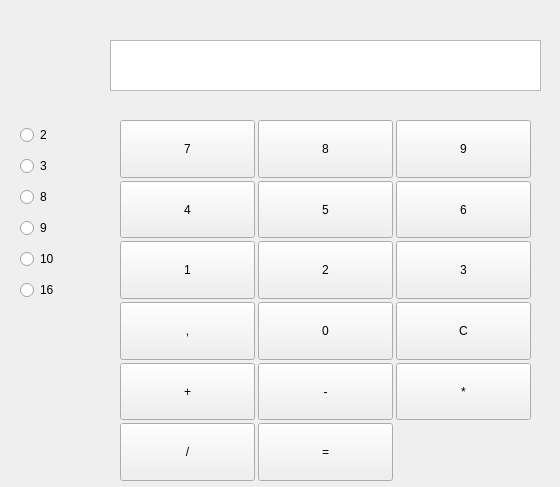
<?xml version="1.0" encoding="UTF-8"?>
<ui version="4.0">
 <class>Widget</class>
 <widget class="QWidget" name="Widget">
  <property name="geometry">
   <rect>
    <x>0</x>
    <y>0</y>
    <width>560</width>
    <height>487</height>
   </rect>
  </property>
  <property name="windowTitle">
   <string>Widget</string>
  </property>
  <property name="layoutDirection">
   <enum>Qt::LeftToRight</enum>
  </property>
  <widget class="QTextEdit" name="textEdit">
   <property name="geometry">
    <rect>
     <x>110</x>
     <y>40</y>
     <width>431</width>
     <height>51</height>
    </rect>
   </property>
  </widget>
  <widget class="QWidget" name="layoutWidget">
   <property name="geometry">
    <rect>
     <x>20</x>
     <y>120</y>
     <width>71</width>
     <height>191</height>
    </rect>
   </property>
   <layout class="QVBoxLayout" name="verticalLayout">
    <item>
     <widget class="QRadioButton" name="radioBtn_2Notation">
      <property name="cursor">
       <cursorShape>PointingHandCursor</cursorShape>
      </property>
      <property name="text">
       <string>2</string>
      </property>
     </widget>
    </item>
    <item>
     <widget class="QRadioButton" name="radioBtn_3Notation">
      <property name="cursor">
       <cursorShape>PointingHandCursor</cursorShape>
      </property>
      <property name="text">
       <string>3</string>
      </property>
     </widget>
    </item>
    <item>
     <widget class="QRadioButton" name="radioBtn_8Notation">
      <property name="cursor">
       <cursorShape>PointingHandCursor</cursorShape>
      </property>
      <property name="text">
       <string>8</string>
      </property>
     </widget>
    </item>
    <item>
     <widget class="QRadioButton" name="radioBtn_9Notation">
      <property name="cursor">
       <cursorShape>PointingHandCursor</cursorShape>
      </property>
      <property name="text">
       <string>9</string>
      </property>
     </widget>
    </item>
    <item>
     <widget class="QRadioButton" name="radioBtn_10Notation">
      <property name="palette">
       <palette>
        <active>
         <colorrole role="Highlight">
          <brush brushstyle="SolidPattern">
           <color alpha="255">
            <red>50</red>
            <green>108</green>
            <blue>91</blue>
           </color>
          </brush>
         </colorrole>
         <colorrole role="Link">
          <brush brushstyle="SolidPattern">
           <color alpha="255">
            <red>32</red>
            <green>126</green>
            <blue>98</blue>
           </color>
          </brush>
         </colorrole>
        </active>
        <inactive>
         <colorrole role="Highlight">
          <brush brushstyle="SolidPattern">
           <color alpha="255">
            <red>29</red>
            <green>84</green>
            <blue>92</blue>
           </color>
          </brush>
         </colorrole>
         <colorrole role="Link">
          <brush brushstyle="SolidPattern">
           <color alpha="255">
            <red>0</red>
            <green>122</green>
            <blue>244</blue>
           </color>
          </brush>
         </colorrole>
        </inactive>
        <disabled>
         <colorrole role="Highlight">
          <brush brushstyle="SolidPattern">
           <color alpha="255">
            <red>29</red>
            <green>84</green>
            <blue>92</blue>
           </color>
          </brush>
         </colorrole>
         <colorrole role="Link">
          <brush brushstyle="SolidPattern">
           <color alpha="255">
            <red>0</red>
            <green>122</green>
            <blue>244</blue>
           </color>
          </brush>
         </colorrole>
        </disabled>
       </palette>
      </property>
      <property name="cursor">
       <cursorShape>PointingHandCursor</cursorShape>
      </property>
      <property name="text">
       <string>10</string>
      </property>
     </widget>
    </item>
    <item>
     <widget class="QRadioButton" name="radioBtn_16Notation">
      <property name="cursor">
       <cursorShape>PointingHandCursor</cursorShape>
      </property>
      <property name="text">
       <string>16</string>
      </property>
     </widget>
    </item>
   </layout>
  </widget>
  <widget class="QWidget" name="gridLayoutWidget">
   <property name="geometry">
    <rect>
     <x>120</x>
     <y>120</y>
     <width>411</width>
     <height>361</height>
    </rect>
   </property>
   <layout class="QGridLayout" name="gridLayout">
    <property name="sizeConstraint">
     <enum>QLayout::SetDefaultConstraint</enum>
    </property>
    <property name="spacing">
     <number>3</number>
    </property>
    <item row="3" column="1">
     <widget class="QPushButton" name="pushButton_digit_2">
      <property name="sizePolicy">
       <sizepolicy hsizetype="Minimum" vsizetype="Expanding">
        <horstretch>0</horstretch>
        <verstretch>0</verstretch>
       </sizepolicy>
      </property>
      <property name="cursor">
       <cursorShape>PointingHandCursor</cursorShape>
      </property>
      <property name="text">
       <string>2</string>
      </property>
     </widget>
    </item>
    <item row="3" column="2">
     <widget class="QPushButton" name="pushButton_digit_3">
      <property name="sizePolicy">
       <sizepolicy hsizetype="Minimum" vsizetype="Expanding">
        <horstretch>0</horstretch>
        <verstretch>0</verstretch>
       </sizepolicy>
      </property>
      <property name="cursor">
       <cursorShape>PointingHandCursor</cursorShape>
      </property>
      <property name="text">
       <string>3</string>
      </property>
     </widget>
    </item>
    <item row="5" column="2">
     <widget class="QPushButton" name="pushButton_operator_multiplication">
      <property name="sizePolicy">
       <sizepolicy hsizetype="Minimum" vsizetype="Expanding">
        <horstretch>0</horstretch>
        <verstretch>0</verstretch>
       </sizepolicy>
      </property>
      <property name="cursor">
       <cursorShape>PointingHandCursor</cursorShape>
      </property>
      <property name="autoFillBackground">
       <bool>false</bool>
      </property>
      <property name="text">
       <string>*</string>
      </property>
     </widget>
    </item>
    <item row="2" column="2">
     <widget class="QPushButton" name="pushButton_digit_6">
      <property name="sizePolicy">
       <sizepolicy hsizetype="Minimum" vsizetype="Expanding">
        <horstretch>0</horstretch>
        <verstretch>0</verstretch>
       </sizepolicy>
      </property>
      <property name="cursor">
       <cursorShape>PointingHandCursor</cursorShape>
      </property>
      <property name="text">
       <string>6</string>
      </property>
     </widget>
    </item>
    <item row="5" column="1">
     <widget class="QPushButton" name="pushButton_operator_minus">
      <property name="sizePolicy">
       <sizepolicy hsizetype="Minimum" vsizetype="Expanding">
        <horstretch>0</horstretch>
        <verstretch>0</verstretch>
       </sizepolicy>
      </property>
      <property name="cursor">
       <cursorShape>PointingHandCursor</cursorShape>
      </property>
      <property name="text">
       <string>-</string>
      </property>
      <property name="flat">
       <bool>false</bool>
      </property>
     </widget>
    </item>
    <item row="2" column="0">
     <widget class="QPushButton" name="pushButton_digit_4">
      <property name="sizePolicy">
       <sizepolicy hsizetype="Minimum" vsizetype="Expanding">
        <horstretch>0</horstretch>
        <verstretch>0</verstretch>
       </sizepolicy>
      </property>
      <property name="cursor">
       <cursorShape>PointingHandCursor</cursorShape>
      </property>
      <property name="text">
       <string>4</string>
      </property>
     </widget>
    </item>
    <item row="6" column="0">
     <widget class="QPushButton" name="pushButton_operator_division">
      <property name="sizePolicy">
       <sizepolicy hsizetype="Minimum" vsizetype="Expanding">
        <horstretch>0</horstretch>
        <verstretch>0</verstretch>
       </sizepolicy>
      </property>
      <property name="cursor">
       <cursorShape>PointingHandCursor</cursorShape>
      </property>
      <property name="text">
       <string>/</string>
      </property>
     </widget>
    </item>
    <item row="3" column="0">
     <widget class="QPushButton" name="pushButton_digit_1">
      <property name="sizePolicy">
       <sizepolicy hsizetype="Minimum" vsizetype="Expanding">
        <horstretch>0</horstretch>
        <verstretch>0</verstretch>
       </sizepolicy>
      </property>
      <property name="cursor">
       <cursorShape>PointingHandCursor</cursorShape>
      </property>
      <property name="text">
       <string>1</string>
      </property>
     </widget>
    </item>
    <item row="0" column="2">
     <widget class="QPushButton" name="pushButton_digit_9">
      <property name="sizePolicy">
       <sizepolicy hsizetype="Minimum" vsizetype="Expanding">
        <horstretch>0</horstretch>
        <verstretch>0</verstretch>
       </sizepolicy>
      </property>
      <property name="cursor">
       <cursorShape>PointingHandCursor</cursorShape>
      </property>
      <property name="text">
       <string>9</string>
      </property>
     </widget>
    </item>
    <item row="2" column="1">
     <widget class="QPushButton" name="pushButton_digit_5">
      <property name="sizePolicy">
       <sizepolicy hsizetype="Minimum" vsizetype="Expanding">
        <horstretch>0</horstretch>
        <verstretch>0</verstretch>
       </sizepolicy>
      </property>
      <property name="cursor">
       <cursorShape>PointingHandCursor</cursorShape>
      </property>
      <property name="text">
       <string>5</string>
      </property>
     </widget>
    </item>
    <item row="5" column="0">
     <widget class="QPushButton" name="pushButton_operator_plus">
      <property name="sizePolicy">
       <sizepolicy hsizetype="Minimum" vsizetype="Expanding">
        <horstretch>0</horstretch>
        <verstretch>0</verstretch>
       </sizepolicy>
      </property>
      <property name="cursor">
       <cursorShape>PointingHandCursor</cursorShape>
      </property>
      <property name="text">
       <string>+</string>
      </property>
     </widget>
    </item>
    <item row="0" column="0">
     <widget class="QPushButton" name="pushButton_digit_7">
      <property name="sizePolicy">
       <sizepolicy hsizetype="Minimum" vsizetype="Expanding">
        <horstretch>0</horstretch>
        <verstretch>0</verstretch>
       </sizepolicy>
      </property>
      <property name="cursor">
       <cursorShape>PointingHandCursor</cursorShape>
      </property>
      <property name="text">
       <string>7</string>
      </property>
     </widget>
    </item>
    <item row="0" column="1">
     <widget class="QPushButton" name="pushButton_digit_8">
      <property name="sizePolicy">
       <sizepolicy hsizetype="Minimum" vsizetype="Expanding">
        <horstretch>0</horstretch>
        <verstretch>0</verstretch>
       </sizepolicy>
      </property>
      <property name="minimumSize">
       <size>
        <width>0</width>
        <height>0</height>
       </size>
      </property>
      <property name="baseSize">
       <size>
        <width>0</width>
        <height>0</height>
       </size>
      </property>
      <property name="cursor">
       <cursorShape>PointingHandCursor</cursorShape>
      </property>
      <property name="text">
       <string>8</string>
      </property>
     </widget>
    </item>
    <item row="4" column="1">
     <widget class="QPushButton" name="pushButton_digit_0">
      <property name="sizePolicy">
       <sizepolicy hsizetype="Minimum" vsizetype="Expanding">
        <horstretch>0</horstretch>
        <verstretch>0</verstretch>
       </sizepolicy>
      </property>
      <property name="cursor">
       <cursorShape>PointingHandCursor</cursorShape>
      </property>
      <property name="text">
       <string>0</string>
      </property>
     </widget>
    </item>
    <item row="4" column="0">
     <widget class="QPushButton" name="pushButton_comma">
      <property name="sizePolicy">
       <sizepolicy hsizetype="Minimum" vsizetype="Expanding">
        <horstretch>0</horstretch>
        <verstretch>0</verstretch>
       </sizepolicy>
      </property>
      <property name="cursor">
       <cursorShape>PointingHandCursor</cursorShape>
      </property>
      <property name="text">
       <string>,</string>
      </property>
     </widget>
    </item>
    <item row="4" column="2">
     <widget class="QPushButton" name="pushButton_clear_field">
      <property name="enabled">
       <bool>true</bool>
      </property>
      <property name="sizePolicy">
       <sizepolicy hsizetype="Minimum" vsizetype="Expanding">
        <horstretch>0</horstretch>
        <verstretch>0</verstretch>
       </sizepolicy>
      </property>
      <property name="cursor">
       <cursorShape>PointingHandCursor</cursorShape>
      </property>
      <property name="text">
       <string>C</string>
      </property>
      <property name="autoDefault">
       <bool>false</bool>
      </property>
     </widget>
    </item>
    <item row="6" column="1">
     <widget class="QPushButton" name="pushButton_operator_equals">
      <property name="sizePolicy">
       <sizepolicy hsizetype="Minimum" vsizetype="Expanding">
        <horstretch>0</horstretch>
        <verstretch>0</verstretch>
       </sizepolicy>
      </property>
      <property name="cursor">
       <cursorShape>PointingHandCursor</cursorShape>
      </property>
      <property name="text">
       <string>=</string>
      </property>
     </widget>
    </item>
   </layout>
  </widget>
 </widget>
 <resources/>
 <connections/>
</ui>
